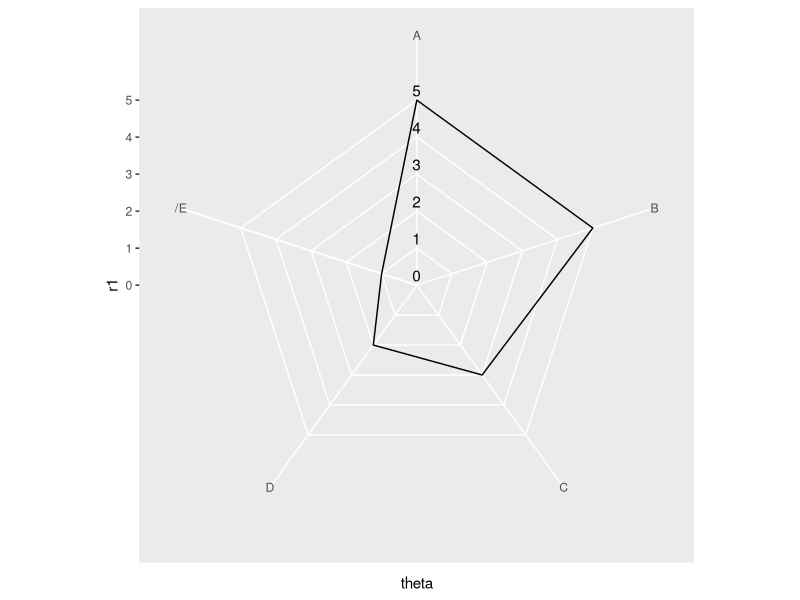
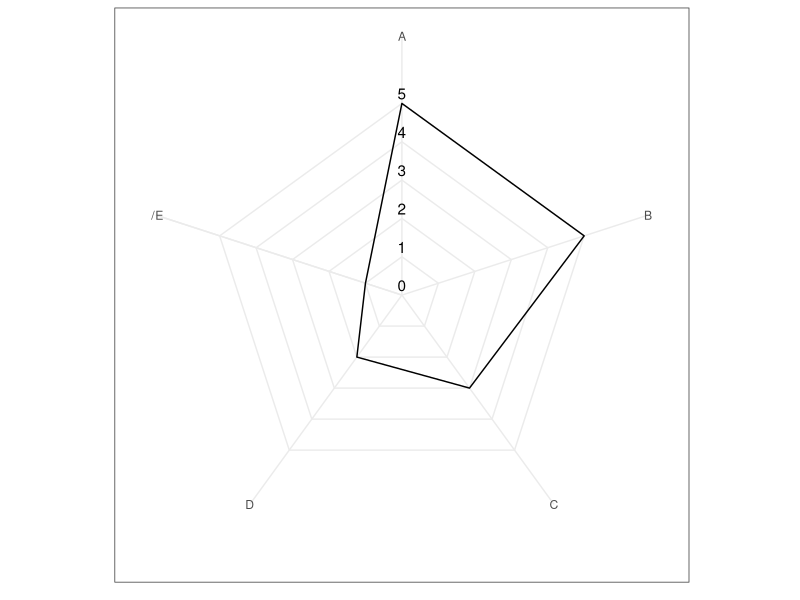
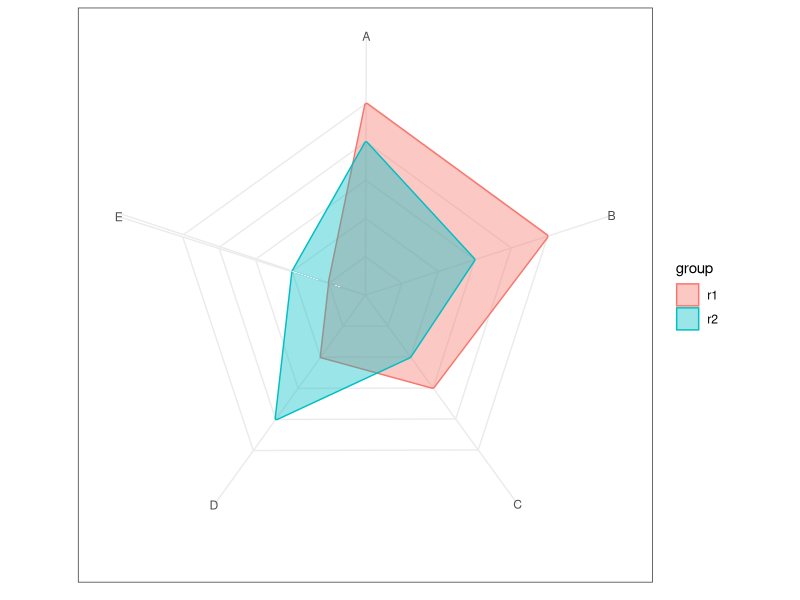

Write the R code that produced these figures, in order.
## ---- chunk 1
#Packages
suppressPackageStartupMessages(library(tidyverse))
## ---- chunk 2
coord_radar <- function (theta = "x", start = 0, direction = 1) {
  
  theta <- match.arg(theta, c("x", "y"))
  r <- if (theta == "x") 
    "y"
  else "x"
  
  #dirty
  rename_data <- function(coord, data) {
    if (coord$theta == "y") {
      plyr::rename(data, c("y" = "theta", "x" = "r"), warn_missing = FALSE)
    } else {
      plyr::rename(data, c("y" = "r", "x" = "theta"), warn_missing = FALSE)
    }
  }
  
  theta_rescale <- function(coord, x, scale_details) {
    rotate <- function(x) (x + coord$start) %% (2 * pi) * coord$direction
    rotate(scales::rescale(x, c(0, 2 * pi), scale_details$theta.range))
  }
  
  r_rescale <- function(coord, x, scale_details) {
    scales::rescale(x, c(0, 0.4), scale_details$r.range)
  }
  
  ggproto("CoordRadar", CoordPolar, theta = theta, r = r, start = start, 
          direction = sign(direction),
          is_linear = function(coord) TRUE,
          render_bg = function(self, scale_details, theme) {
            scale_details <- rename_data(self, scale_details)
            
            theta <- if (length(scale_details$theta.major) > 0)
              theta_rescale(self, scale_details$theta.major, scale_details)
            thetamin <- if (length(scale_details$theta.minor) > 0)
              theta_rescale(self, scale_details$theta.minor, scale_details)
            # thetafine <- seq(0, 2 * pi, length.out = 100)
            thetafine <- theta
            
            rfine <- c(r_rescale(self, scale_details$r.major, scale_details))
            
            # This gets the proper theme element for theta and r grid lines:
            #   panel.grid.major.x or .y
            majortheta <- paste("panel.grid.major.", self$theta, sep = "")
            minortheta <- paste("panel.grid.minor.", self$theta, sep = "")
            majorr     <- paste("panel.grid.major.", self$r,     sep = "")
            
            ggplot2:::ggname("grill", grid::grobTree(
              ggplot2:::element_render(theme, "panel.background"),
              if (length(theta) > 0) ggplot2:::element_render(
                theme, majortheta, name = "angle",
                x = c(rbind(0, 0.45 * sin(theta))) + 0.5,
                y = c(rbind(0, 0.45 * cos(theta))) + 0.5,
                id.lengths = rep(2, length(theta)),
                default.units = "native"
              ),
              if (length(thetamin) > 0) ggplot2:::element_render(
                theme, minortheta, name = "angle",
                x = c(rbind(0, 0.45 * sin(thetamin))) + 0.5,
                y = c(rbind(0, 0.45 * cos(thetamin))) + 0.5,
                id.lengths = rep(2, length(thetamin)),
                default.units = "native"
              ),
              
              ggplot2:::element_render(
                theme, majorr, name = "radius",
                x = rep(rfine, each = length(thetafine)) * sin(thetafine) + 0.5,
                y = rep(rfine, each = length(thetafine)) * cos(thetafine) + 0.5,
                id.lengths = rep(length(thetafine), length(rfine)),
                default.units = "native"
              )
            ))
          })
}
## ---- chunk 3
#Simulated data
categories <- c("A", "B", "C", "D", "E")
values1 <- sample(x = 1:5, size = length(categories), replace = TRUE)
values2 <- sample(x = 1:5, size = length(categories), replace = TRUE)
df <- tibble(theta = categories,
             r1 = values1,
             r2 = values2)

#Convert categories to factor
df <- df %>% 
  mutate(theta = factor(theta, levels = categories))
## ---- chunk 4
#Hacky stuff to make lines connect
#Basically create an extra factor level that is empty
lvls <- categories
lvls <- c(" ", lvls)
df_dummy <- df %>% 
  mutate(theta = as.character(theta)) %>% 
  filter(theta == lvls[length(lvls)]) %>% 
  mutate(theta = " ")
df <- bind_rows(df, df_dummy)
df <- mutate(df, theta = factor(theta, levels = lvls))

df
## ---- chunk 5
#Plot parameters
theta_start <- -(2*pi)/length(categories)
r_start <- 0
r_end <- 5
r_step <- 1
r_breaks <- seq(r_start, r_end, by = r_step)

#Data frame containing radial labels
df_labels <- tibble(theta = levels(df$theta)[2],
                    r1 = r_breaks)

#Base plot
polar_base <- ggplot(df, aes(x = theta, y = r1, group = 1)) + 
  geom_line() + 
  geom_text(data = df_labels,
            mapping = aes(label = r1), 
            nudge_y = 0.1,
            vjust = 0) + 
  coord_radar(start = theta_start) + 
  scale_x_discrete(expand = expansion()) +
  scale_y_continuous(breaks = seq(r_start, r_end, by = r_step), 
                     limits = c(r_start, r_end+1))

polar_base
## ---- chunk 6
#Clean up the plot with theme elements
polar_base + 
  theme_bw() +
  theme(axis.title = element_blank(),
        axis.text.y = element_blank(),
        axis.ticks = element_blank())
## ---- chunk 7
df_groups <- df %>% 
  pivot_longer(cols = -theta, names_to = "group", values_to = "r")

df_labels <- df_labels %>% 
  rename(r = r1)

ggplot(df_groups, aes(x = theta, y = r, col = group, fill = group, group = group)) + 
  geom_area(alpha = 0.4,
            position = "identity")  + 
  # geom_text(data = df_labels,
  #           mapping = aes(label = r, group = 1), 
  #           nudge_y = 0.1,
  #           vjust = 0) + 
  coord_radar(start = theta_start) + 
  scale_x_discrete(expand = expansion()) +
  scale_y_continuous(breaks = seq(r_start, r_end, by = r_step), 
                     limits = c(r_start, r_end+1)) + 
  theme_bw() +
  theme(axis.title = element_blank(),
        axis.text.y = element_blank(),
        axis.ticks = element_blank())
## ---- chunk 8
values <- sample(x = 1:5, size = length(categories), replace = TRUE)
df <- tibble(theta = categories,
             r = values)
